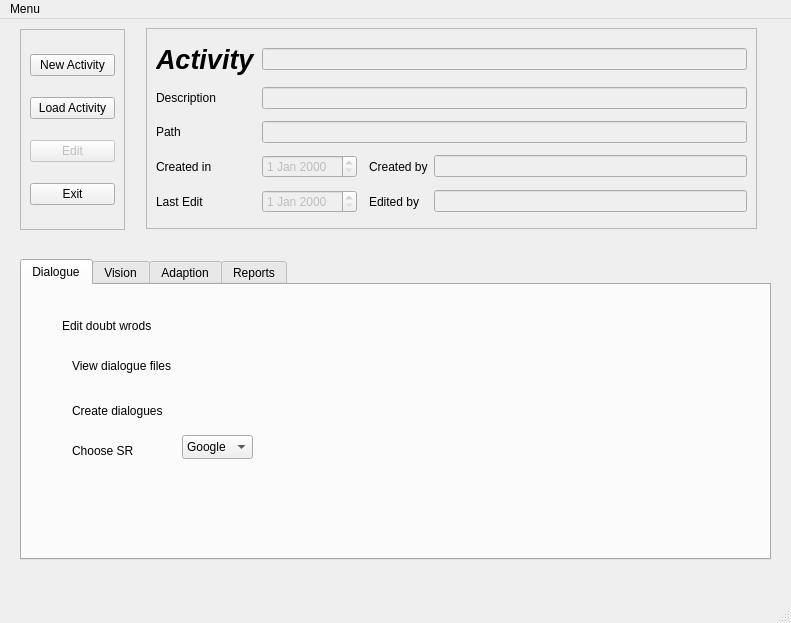
<?xml version="1.0" encoding="UTF-8"?>
<ui version="4.0">
 <class>MainWindow</class>
 <widget class="QMainWindow" name="MainWindow">
  <property name="geometry">
   <rect>
    <x>0</x>
    <y>0</y>
    <width>791</width>
    <height>623</height>
   </rect>
  </property>
  <property name="windowTitle">
   <string>MainWindow</string>
  </property>
  <widget class="QWidget" name="centralwidget">
   <widget class="QFrame" name="frame">
    <property name="geometry">
     <rect>
      <x>146</x>
      <y>9</y>
      <width>611</width>
      <height>201</height>
     </rect>
    </property>
    <property name="frameShape">
     <enum>QFrame::StyledPanel</enum>
    </property>
    <property name="frameShadow">
     <enum>QFrame::Raised</enum>
    </property>
    <layout class="QGridLayout" name="gridLayout_2">
     <item row="1" column="0">
      <widget class="QLabel" name="label">
       <property name="text">
        <string>Description</string>
       </property>
      </widget>
     </item>
     <item row="0" column="0">
      <widget class="QLabel" name="activity">
       <property name="font">
        <font>
         <pointsize>20</pointsize>
         <weight>75</weight>
         <italic>true</italic>
         <bold>true</bold>
        </font>
       </property>
       <property name="text">
        <string>Activity</string>
       </property>
      </widget>
     </item>
     <item row="2" column="0">
      <widget class="QLabel" name="label_2">
       <property name="text">
        <string>Path</string>
       </property>
      </widget>
     </item>
     <item row="3" column="1">
      <widget class="QDateEdit" name="created_date">
       <property name="enabled">
        <bool>false</bool>
       </property>
      </widget>
     </item>
     <item row="3" column="0">
      <widget class="QLabel" name="label_4">
       <property name="text">
        <string>Created in</string>
       </property>
      </widget>
     </item>
     <item row="4" column="0">
      <widget class="QLabel" name="label_5">
       <property name="text">
        <string>Last Edit</string>
       </property>
      </widget>
     </item>
     <item row="3" column="3">
      <widget class="QLabel" name="label_6">
       <property name="text">
        <string>Created by</string>
       </property>
      </widget>
     </item>
     <item row="3" column="4">
      <widget class="QLineEdit" name="created_lineEdit">
       <property name="enabled">
        <bool>false</bool>
       </property>
      </widget>
     </item>
     <item row="4" column="1">
      <widget class="QDateEdit" name="edited_date">
       <property name="enabled">
        <bool>false</bool>
       </property>
      </widget>
     </item>
     <item row="4" column="3">
      <widget class="QLabel" name="label_7">
       <property name="text">
        <string>Edited by</string>
       </property>
      </widget>
     </item>
     <item row="4" column="4">
      <widget class="QLineEdit" name="edited_lineEdit">
       <property name="enabled">
        <bool>false</bool>
       </property>
      </widget>
     </item>
     <item row="0" column="1" colspan="4">
      <widget class="QLineEdit" name="name_lineEdit">
       <property name="enabled">
        <bool>false</bool>
       </property>
      </widget>
     </item>
     <item row="1" column="1" colspan="4">
      <widget class="QLineEdit" name="desc_lineEdit">
       <property name="enabled">
        <bool>false</bool>
       </property>
      </widget>
     </item>
     <item row="2" column="1" colspan="4">
      <widget class="QLineEdit" name="path_lineEdit">
       <property name="enabled">
        <bool>false</bool>
       </property>
      </widget>
     </item>
    </layout>
   </widget>
   <widget class="QTabWidget" name="tabWidget">
    <property name="geometry">
     <rect>
      <x>20</x>
      <y>240</y>
      <width>751</width>
      <height>301</height>
     </rect>
    </property>
    <property name="tabPosition">
     <enum>QTabWidget::North</enum>
    </property>
    <property name="tabShape">
     <enum>QTabWidget::Rounded</enum>
    </property>
    <property name="currentIndex">
     <number>0</number>
    </property>
    <property name="elideMode">
     <enum>Qt::ElideLeft</enum>
    </property>
    <widget class="QWidget" name="tab_diag">
     <attribute name="title">
      <string>Dialogue</string>
     </attribute>
     <widget class="QLabel" name="label_9">
      <property name="geometry">
       <rect>
        <x>40</x>
        <y>20</y>
        <width>101</width>
        <height>41</height>
       </rect>
      </property>
      <property name="text">
       <string>Edit doubt wrods</string>
      </property>
     </widget>
     <widget class="QLabel" name="label_10">
      <property name="geometry">
       <rect>
        <x>50</x>
        <y>60</y>
        <width>121</width>
        <height>41</height>
       </rect>
      </property>
      <property name="text">
       <string>View dialogue files</string>
      </property>
     </widget>
     <widget class="QLabel" name="label_11">
      <property name="geometry">
       <rect>
        <x>50</x>
        <y>110</y>
        <width>111</width>
        <height>31</height>
       </rect>
      </property>
      <property name="text">
       <string>Create dialogues</string>
      </property>
     </widget>
     <widget class="QLabel" name="label_12">
      <property name="geometry">
       <rect>
        <x>50</x>
        <y>150</y>
        <width>111</width>
        <height>31</height>
       </rect>
      </property>
      <property name="text">
       <string>Choose SR</string>
      </property>
     </widget>
     <widget class="QComboBox" name="comboBox">
      <property name="geometry">
       <rect>
        <x>160</x>
        <y>150</y>
        <width>71</width>
        <height>24</height>
       </rect>
      </property>
      <item>
       <property name="text">
        <string>Google</string>
       </property>
      </item>
      <item>
       <property name="text">
        <string>NAO</string>
       </property>
      </item>
     </widget>
    </widget>
    <widget class="QWidget" name="tab_vision">
     <attribute name="title">
      <string>Vision</string>
     </attribute>
     <widget class="QFrame" name="frame_4">
      <property name="geometry">
       <rect>
        <x>9</x>
        <y>9</y>
        <width>231</width>
        <height>255</height>
       </rect>
      </property>
      <property name="frameShape">
       <enum>QFrame::StyledPanel</enum>
      </property>
      <property name="frameShadow">
       <enum>QFrame::Raised</enum>
      </property>
      <widget class="QLabel" name="label_3">
       <property name="geometry">
        <rect>
         <x>10</x>
         <y>10</y>
         <width>211</width>
         <height>21</height>
        </rect>
       </property>
       <property name="font">
        <font>
         <pointsize>16</pointsize>
         <weight>75</weight>
         <italic>true</italic>
         <bold>true</bold>
        </font>
       </property>
       <property name="text">
        <string>Database Information</string>
       </property>
       <property name="alignment">
        <set>Qt::AlignCenter</set>
       </property>
      </widget>
      <widget class="QLineEdit" name="lineEdit_4">
       <property name="geometry">
        <rect>
         <x>60</x>
         <y>40</y>
         <width>112</width>
         <height>24</height>
        </rect>
       </property>
      </widget>
     </widget>
     <widget class="QFrame" name="frame_2">
      <property name="geometry">
       <rect>
        <x>250</x>
        <y>10</y>
        <width>491</width>
        <height>251</height>
       </rect>
      </property>
      <property name="frameShape">
       <enum>QFrame::StyledPanel</enum>
      </property>
      <property name="frameShadow">
       <enum>QFrame::Raised</enum>
      </property>
      <widget class="QTabWidget" name="tabWidget_2">
       <property name="geometry">
        <rect>
         <x>10</x>
         <y>30</y>
         <width>471</width>
         <height>211</height>
        </rect>
       </property>
       <property name="currentIndex">
        <number>0</number>
       </property>
       <widget class="QWidget" name="tab">
        <attribute name="title">
         <string>CNN</string>
        </attribute>
       </widget>
       <widget class="QWidget" name="tab_2">
        <attribute name="title">
         <string>KNN</string>
        </attribute>
       </widget>
       <widget class="QWidget" name="tab_3">
        <attribute name="title">
         <string>MLP</string>
        </attribute>
       </widget>
       <widget class="QWidget" name="tab_4">
        <attribute name="title">
         <string>SVM</string>
        </attribute>
       </widget>
      </widget>
      <widget class="QLabel" name="label_8">
       <property name="geometry">
        <rect>
         <x>10</x>
         <y>10</y>
         <width>471</width>
         <height>21</height>
        </rect>
       </property>
       <property name="font">
        <font>
         <pointsize>16</pointsize>
         <weight>75</weight>
         <italic>true</italic>
         <bold>true</bold>
        </font>
       </property>
       <property name="text">
        <string>Classifiers Settings</string>
       </property>
       <property name="alignment">
        <set>Qt::AlignCenter</set>
       </property>
      </widget>
     </widget>
    </widget>
    <widget class="QWidget" name="tab_adapt">
     <attribute name="title">
      <string>Adaption</string>
     </attribute>
    </widget>
    <widget class="QWidget" name="tab_reports">
     <attribute name="title">
      <string>Reports</string>
     </attribute>
    </widget>
   </widget>
   <widget class="QFrame" name="frame_3">
    <property name="geometry">
     <rect>
      <x>20</x>
      <y>10</y>
      <width>105</width>
      <height>201</height>
     </rect>
    </property>
    <property name="frameShape">
     <enum>QFrame::StyledPanel</enum>
    </property>
    <property name="frameShadow">
     <enum>QFrame::Raised</enum>
    </property>
    <layout class="QGridLayout" name="gridLayout_3">
     <item row="0" column="0">
      <widget class="QPushButton" name="newButton">
       <property name="text">
        <string>New Activity</string>
       </property>
       <property name="shortcut">
        <string>Ctrl+N</string>
       </property>
      </widget>
     </item>
     <item row="1" column="0">
      <widget class="QPushButton" name="pushButton">
       <property name="text">
        <string>Load Activity</string>
       </property>
       <property name="shortcut">
        <string>Ctrl+L</string>
       </property>
      </widget>
     </item>
     <item row="2" column="0">
      <widget class="QPushButton" name="editButton">
       <property name="enabled">
        <bool>false</bool>
       </property>
       <property name="text">
        <string>Edit</string>
       </property>
       <property name="shortcut">
        <string>Ctrl+E</string>
       </property>
      </widget>
     </item>
     <item row="3" column="0">
      <widget class="QPushButton" name="exitButton">
       <property name="text">
        <string>Exit</string>
       </property>
       <property name="shortcut">
        <string>Ctrl+X</string>
       </property>
      </widget>
     </item>
    </layout>
   </widget>
  </widget>
  <widget class="QMenuBar" name="menubar">
   <property name="geometry">
    <rect>
     <x>0</x>
     <y>0</y>
     <width>791</width>
     <height>20</height>
    </rect>
   </property>
   <widget class="QMenu" name="menuMenu">
    <property name="title">
     <string>Menu</string>
    </property>
    <addaction name="actionExit"/>
   </widget>
   <addaction name="menuMenu"/>
  </widget>
  <widget class="QStatusBar" name="statusbar"/>
  <action name="actionExit">
   <property name="text">
    <string>Exit</string>
   </property>
  </action>
 </widget>
 <resources/>
 <connections/>
</ui>
